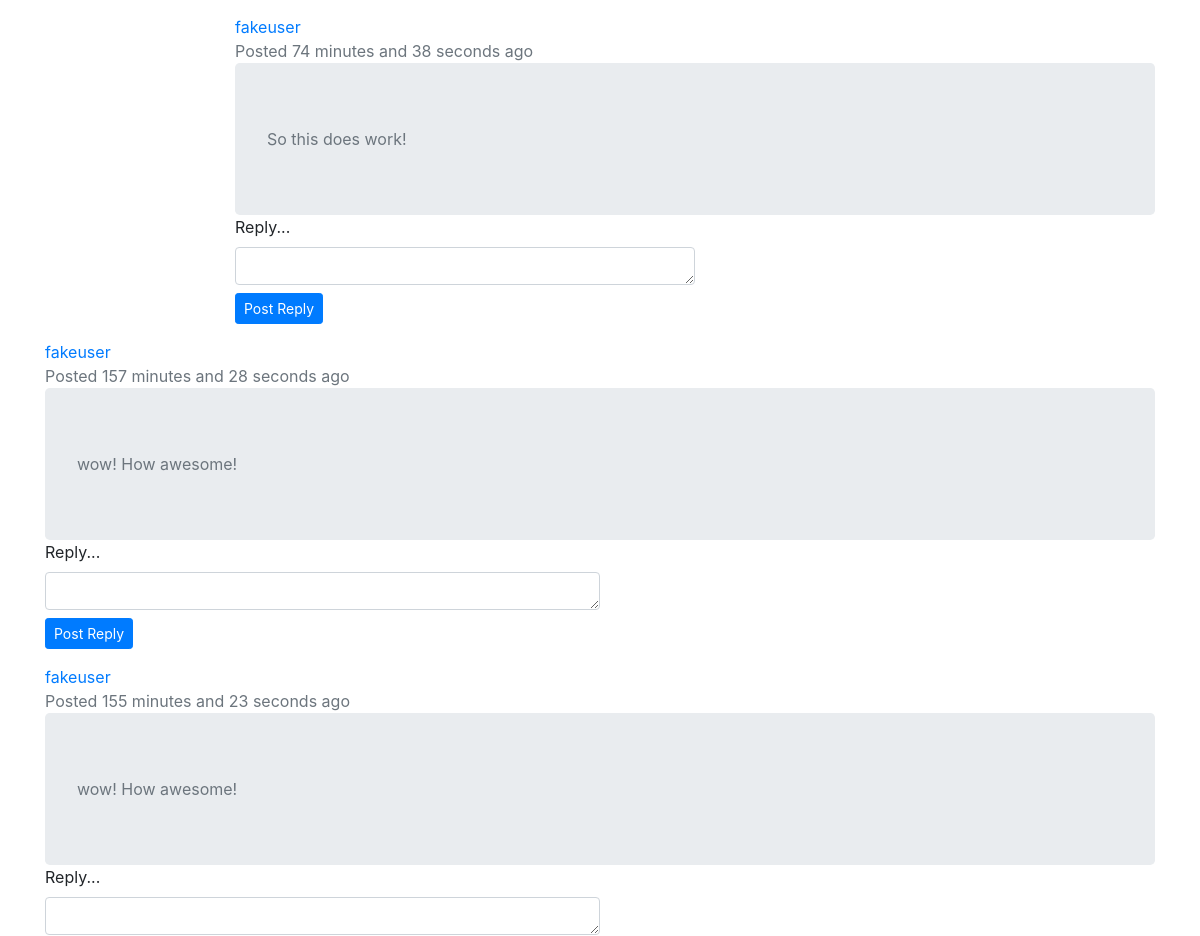
Before: /entries/1 (signed in, middle part) with the older database file.
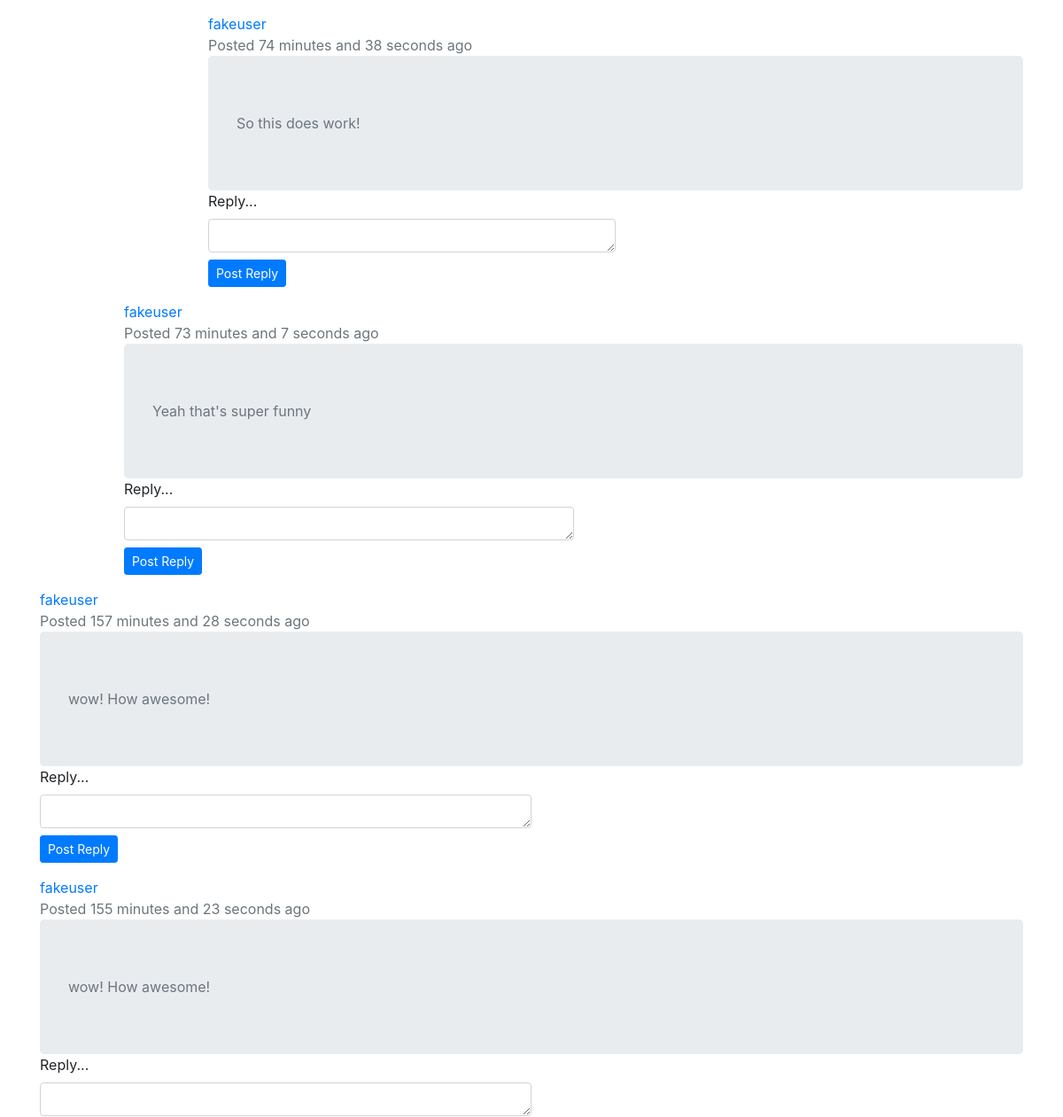
After: the same page with the newer database file.
### flask_blog/models/comments.py (models this page shows, shortened)
class Comment(db.Model):
    _N = 6
    id = db.Column(db.Integer, primary_key=True)
    text = db.Column(db.String(140))
    author = db.Column(db.String(32))
    parentpostID = db.Column(db.Integer)
    timestamp = db.Column(db.DateTime(), default=datetime.utcnow, index=True)
    path = db.Column(db.Text, index=True)
    parent_id = db.Column(db.Integer, db.ForeignKey('comment.id'))
    replies = db.relationship(
        'Comment', backref=db.backref('parent', remote_side=[id]),
        lazy='dynamic')
    def level(self):
        return len(self.path) // self._N - 1
    def getPassedTimeStamp(self):
        current = datetime.utcnow() -self.timestamp
        minutes = divmod(current.total_seconds(), 60)
        return f'{int(minutes[0])} minutes and {int(minutes[1])} seconds'

### flask_blog/views/entries.py (the view)
@app.route('/entries/<int:id>', methods=['GET'])
def show_entry(id):
	if not current_user.is_authenticated:
		return redirect(url_for('welcome'))
	entry = Entry.query.get(id)
	comments = Comment.query.filter_by(parentpostID = entry.id).order_by(Comment.path)
	return render_template('entries/show.html', entry=entry, comments=comments)

### flask_blog/__init__.py (called while the page is built)
@login_manager.user_loader
def load_user(user_id):
	return User.query.get(int(user_id))

### flask_blog/models/entries.py (called while the page is built)
	def getPassedTimeStamp(self):
		current = datetime.utcnow() -self.created_at
		minutes = divmod(current.total_seconds(), 60)
		return f'{int(minutes[0])} minutes and {int(minutes[1])} seconds'

### flask_blog/templates/entries/show.html (shortened to what this page needs)
{% extends "layout.html" %}
{% block body %}
<br>
<br>
<br>
<br><br>
<br>
<br>
{% for comment in comments %}
        <div class="row">
            {% if comment.level() == 0 %}
            <div class="col-12 border-start border-primary">
                {% elif comment.level() == 1 %}
                <div class="col-11 offset-1 border-start border-secondary">
                    {% elif comment.level() == 2 %}
                    <div class="col-10 offset-2 border-start border-success">
                        {% elif comment.level() == 3 %}
                        <div class="col-9 offset-3 border-start border-info">
                            {% elif comment.level() == 4 %}
                            <div class="col-8 offset-4 border-start border-primary">
                                {% else %}
                                <div class="col-7 offset-5 border-start border-primary">
                                    {% endif %}
                                    <div>
                                        <p class="m-0 text-muted"><span class="text-primary">
                                                {{comment.author}}</span> <br>
                                            <span class="text-small">Posted {{comment.getPassedTimeStamp()}} ago</span>
                                        </p>
                                        <p class="m-0 text-muted jumbotron">{{comment.text}}</p>
                                    </div>
                                    <div class="w-50" id="comment-{{comment.id}}">
                                        <form action="{{url_for('new_reply',id=entry.id,commentID=comment.id) }}" method="POST">
                                            <div class="form-group">
        										<label for="InputTextReply">Reply...</label>
        										<textarea class="form-control" id="InputTextReply" name=replytext rows="1"></textarea>
												<button type="submit" class="btn btn-primary mt-2 btn-sm" id="reply-button" name="reply-button">Post Reply</button>
    										</div>
                                        </form>
                                    </div>
                                </div>
                            </div>
                            {% endfor %}
{% endblock %}

### flask_blog/templates/layout.html (shortened to what this page needs)
<!doctype html>
<link rel="stylesheet" href="https://maxcdn.bootstrapcdn.com/bootstrap/4.0.0/css/bootstrap.min.css">
<div class="container">
    <div class="blog-body">
        {% block body %}{% endblock %}
    </div>
</div>

Changed rows visible on the page:
added Comment: author "fakeuser", getPassedTimeStamp "73 minutes and 7 seconds", text "Yeah that's super funny"
